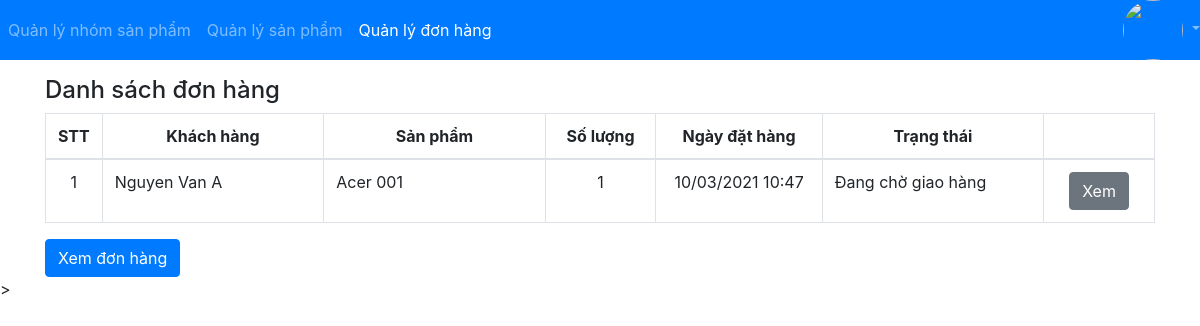
Page /staff/list-order (signed in) on the earlier database version.
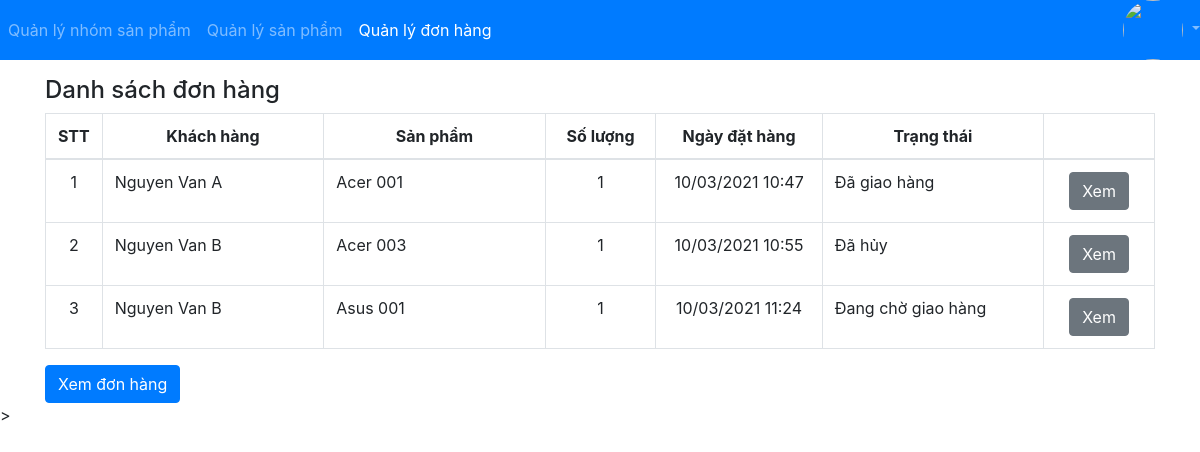
Same page on the later database version.
### app/models.py (models this page shows, shortened)
class Order(models.Model):
    class Status:
        PENDING = 0
        DELIVERED = 1
        CANCELLED = 2
    product = models.ForeignKey(Product, on_delete=models.PROTECT)
    qty = models.IntegerField()
    priceUnit = models.IntegerField()
    total = models.IntegerField()
    customerName = models.CharField(max_length=50)
    customerPhone = models.CharField(max_length=20)
    customerAddress = models.CharField(max_length=200)
    orderDate = models.DateTimeField()
    deliverDate = models.DateTimeField(null=True)
    status = models.IntegerField()

class Product(models.Model):
    category = models.ForeignKey(
        Category, verbose_name="Nhóm sản phẩm", on_delete=models.PROTECT)
    code = models.CharField(max_length=30, unique=True, verbose_name="Mã")
    name = models.CharField(max_length=200, verbose_name="Tên")
    price = models.IntegerField(verbose_name="Đơn giá")
    image = models.ImageField(upload_to="static/images", verbose_name="Ảnh")

### app/views_staff.py (the view)
@login_required
def listOrder(request):
    orderList = Order.objects.all()
    context = {'orderList': orderList}
    return render(request, 'staff/order/list.html', context)

### app/templates/staff/order/list.html (shortened to what this page needs)
{% extends "../base.html" %} {% block navbar %} {% with page=3 %}
{{block.super}} {% endwith %} {% endblock %} {% block content%}
<div class="container mt-3">
  <h4>Danh sách đơn hàng</h4>
  <table class="table table-bordered">
    <thead>
      <tr class="text-center">
        <th style="width: 5%">STT</th>
        <th style="width: 20%">Khách hàng</th>
        <th style="width: 20%">Sản phẩm</th>
        <th style="width: 10%">Số lượng</th>
        <th style="width: 15%">Ngày đặt hàng</th>
        <th style="width: 20%">Trạng thái</th>
        <th style="width: 10%"></th>
      </tr>
    </thead>
    <tbody>
       {% for o in orderList %}
      <tr>
        <td class="text-center">{{ forloop.counter }}</td>
        <td>{{ o.customerName}}</td>
        <td>{{ o.product.name}}</td>
        <td class="text-center">{{ o.qty }}</td>
        <td class="text-center">{{ o.orderDate | date:"d/m/Y H:i"}}</td>
        <td>
          {% if o.status == 0 %} Đang chờ giao hàng {% endif %}
          {% if o.status == 1 %} Đã giao hàng {% endif %}
          {% if o.status == 2 %} Đã hủy {% endif %}
        </td>
        <td class="text-center">
          <a class="btn btn-secondary" href="/staff/view-order/{{o.id}}">Xem</a>
        </td>
      </tr>
      {% endfor %}
    </tbody>
  </table>
  <a class="btn btn-primary" href="/staff/view-order/1">Xem đơn hàng</a>
</div>
> {% endblock %}

Differences in the rows shown:
changed Order "Nguyen Van A": status "Đang chờ giao hàng" → "Đã giao hàng"
added Order: customerName "Nguyen Van B", product.name "Acer 003", qty "1", orderDate "10/03/2021 10:55", status "Đã hủy"
added Order: customerName "Nguyen Van B", product.name "Asus 001", qty "1", orderDate "10/03/2021 11:24", status "Đang chờ giao hàng"
